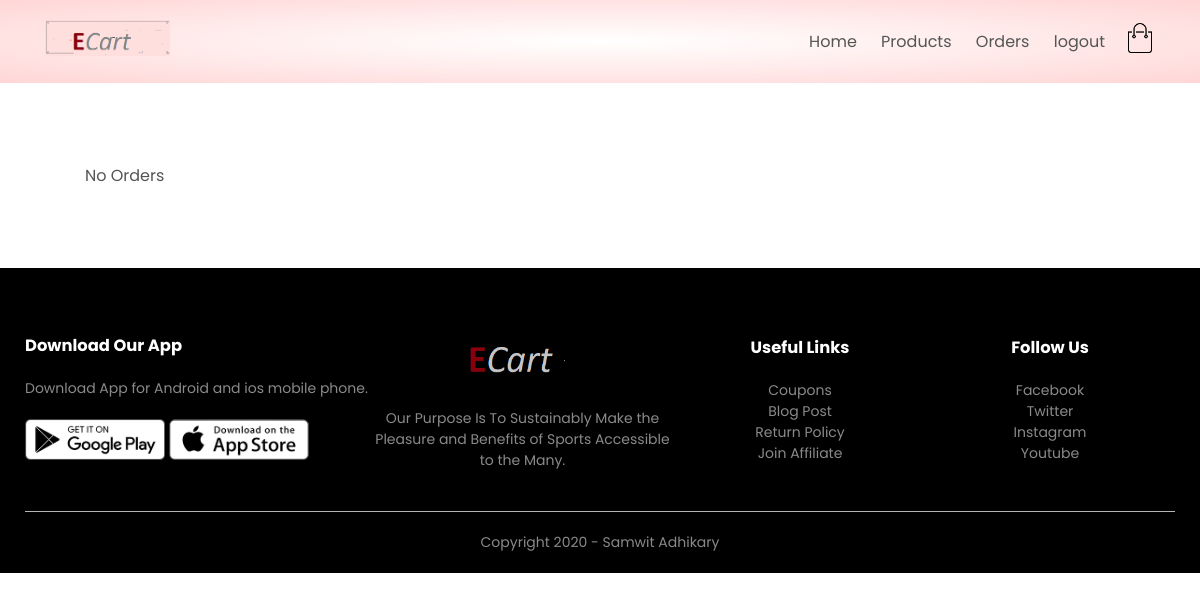
The app's page /orders/orders (signed in), older data.
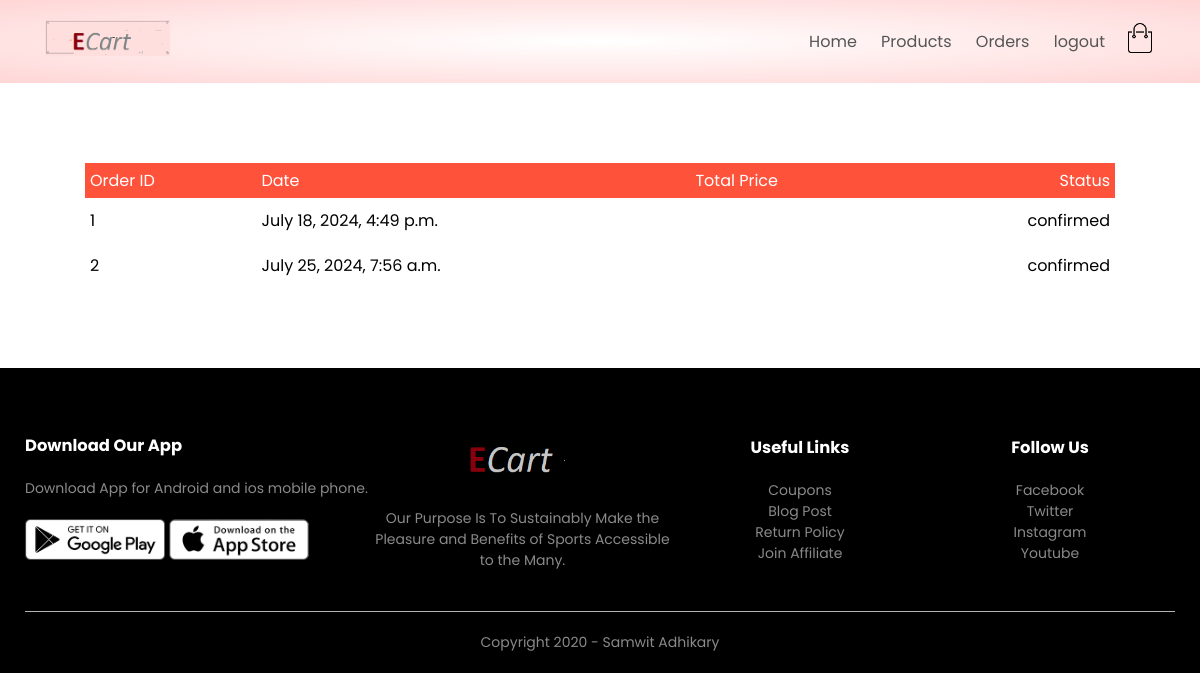
The same page, newer data.
### orders/models.py (models this page shows, shortened)
class Order(models.Model):
    LIVE = 1
    DELETE = 0
    DELETE_CHOICES = ( ( LIVE, 'Live'), (DELETE, 'Delete' ) )
    CART_STAGE = 0
    ORDER_CONFIRMED = 1
    ORDER_PROCESSED = 2
    ORDER_DELIVERED = 3
    ORDER_REJECTED = 4
    STATUS_CHOICE = ((ORDER_PROCESSED, "ORDER_PROCESSED"),
                     (ORDER_CONFIRMED, "ORDER_CONFIRMED"),
                     (ORDER_DELIVERED, "ORDER_DELIVERED"),
                     (ORDER_REJECTED, "ORDER_REJECTED"),
                     )
    order_status = models.IntegerField(choices=STATUS_CHOICE, default=CART_STAGE)
    owner = models.ForeignKey(Customer, on_delete=models.SET_NULL,null=True, related_name='orders')
    delete_status = models.IntegerField(choices=DELETE_CHOICES, default=LIVE)
    created_at = models.DateTimeField(auto_now_add= True)
    updated_at = models.DateTimeField(auto_now=True)

### orders/views.py (the view)
# urls.py: path('orders', views.show_orders, name='orders'),
def show_orders(request):
    user = request.user
    customer = user.customer_profile
    all_orders = Order.objects.filter(owner = customer).exclude(order_status = Order.CART_STAGE)
    context = {'orders':all_orders}
    return render(request, 'order.html', context)

### orders/templatetags/getstatus.py (called while the page is built)
@register.simple_tag(name='getstatus')
def getstatus(status):
    status-=status
    status_array = ['confirmed', 'processed', 'delivered', 'rejected']
    return status_array[status]

### templates/order.html
{% extends 'blank_layout.html' %}
{% block content %}
{% if messages %}
                    {% for message in messages %}
                   <li class="{{ message.tags }}"><i> {{ message }}</i></li>
                    {% endfor %}
                {% else %}
{% include 'order_container.html' %}
{% endif %}
{% endblock content %}

### templates/blank_layout.html (shortened to what this page needs)
{% load static %}
<!DOCTYPE html>
<html lang="en">
<head>
    <link rel="stylesheet" href="{% static 'CSS/style.css' %}">
    <link rel="stylesheet" href="https://stackpath.bootstrapcdn.com/font-awesome/4.7.0/css/font-awesome.min.css">
</head>
<body>
    <div class="header">
        <div class="container">
            {% include "menu.html" %}
        </div>
    </div>
    {% block content %}
    {% endblock content %}
    <div class="footer">
        <div class="container">
            <div class="row">
                <div class="footer-col-1">
                    <h3>Download Our App</h3>
                    <p>Download App for Android and ios mobile phone.</p>
                    <div class="app-logo">
                        <img src="{% static 'images/play-store.png' %}">
                        <img src="{% static 'images/app-store.png' %}">
                    </div>
                </div>
                <div class="footer-col-2">
                    <img src="{% static 'images/logo-white.png' %}">
                    <p>Our Purpose Is To Sustainably Make the Pleasure and Benefits of Sports Accessible to the Many.
                    </p>
                </div>
                <div class="footer-col-3">
                    <h3>Useful Links</h3>
                    <ul>
                        <li>Coupons</li>
                        <li>Blog Post</li>
                        <li>Return Policy</li>
                        <li>Join Affiliate</li>
                    </ul>
                </div>
                <div class="footer-col-4">
                    <h3>Follow Us</h3>
                    <ul>
                        <li>Facebook</li>
                        <li>Twitter</li>
                        <li>Instagram</li>
                        <li>Youtube</li>
                    </ul>
                </div>
            </div>
            <hr>
            <p class="copyright">Copyright 2020 - Samwit Adhikary</p>
        </div>
    </div>
</body>
</html>

### templates/menu.html (shortened to what this page needs)
{% load static %}
<div class="navbar">
    <div class="logo">
        <a href="index.html"><img src="{% static 'images/logo.png' %}" alt="logo" width="125px"></a>
    </div>
    <nav>
        <ul id="MenuItems">
            <li><a href="{% url 'home' %}">Home</a></li>
            <li><a href="{% url 'list_product' %}">Products</a></li>
            {% if not user.is_authenticated %}
            <li><a href="{% url 'account' %}">Account</a></li>
            {% else %}
            <li><a href="{% url 'orders' %}">Orders</a></li>
            <li><a href="{% url 'logout' %}">logout</a></li>
            {% endif %}
        </ul>
    </nav>
    {% if user.is_authenticated %}
    <a href="{% url 'cart' %}"><img src="{% static 'images/cart.png' %}" width="30px" height="30px"></a>
    {% endif %}
</div>

### templates/order_container.html
{% load getstatus %}
<div class="small-container cart-page">
    {% if orders %}
    <table>
        <tbody>
            <tr>
                <th>Order ID</th>
                <th>Date</th>
                <th>Total Price</th>
                <th>Status</th>
            </tr>
            {% for order in orders %}
                <tr>
           <td> {{ order.id }}</td>
           <td> {{ order.created_at }} </td>
           <td> {{ order.total_price }} </td>
           <td> {% getstatus order.order_status %} </td>
           </tr>
           {% endfor %}
        </tbody>
    </table>
 {% else %}
 <p> No Orders</p>
{% endif %}
</div>

### static/CSS/style.css (style rules this page uses)
* { margin: 0; padding: 0; box-sizing: border-box; }
body { font-family: 'Poppins', sans-serif; }
.navbar { display: flex; align-items: center; padding: 20px; }
nav { flex: 1; text-align: right; }
nav ul { display: inline-block; list-style-type: none; }
nav ul li { display: inline-block; margin-right: 20px; }
a { text-decoration: none; color: #555; }
p { color: #555; }
.container { max-width: 1300px; margin: auto; padding-left: 25px; padding-right: 25px; }
.row { display: flex; align-items: center; flex-wrap: wrap; justify-content: space-around; }
.header { background: radial-gradient(#fff,#ffd6d6); }
.small-container { max-width: 1080px; margin: auto; padding-left: 25px; padding-right: 25px; }
.footer { background: black; color: #8a8a8a; font-size: 14px; padding: 60px 0 20px; }
.footer p { color: #8a8a8a; }
.footer h3 { color: #fff; margin-bottom: 20px; }
.footer-col-1, .footer-col-2, .footer-col-3, .footer-col-4 { min-width: 250px; margin-bottom: 20px; }
.footer-col-1 { flex-basis: 30%; }
.footer-col-2 { flex: 1; text-align: center; }
.footer-col-2 img { width: 180px; margin-bottom: 20px; }
.footer-col-3, .footer-col-4 { flex-basis: 12%; text-align: center; }
ul { list-style-type: none; }
.app-logo { margin-top: 20px; }
.app-logo img { width: 140px; }
.footer hr { border: none; background: #b5b5b5; height: 1px; margin: 20px 0; }
.copyright { text-align: center; }
.cart-page { margin: 80px auto; }
table { width: 100%; border-collapse: collapse; }
th { text-align: left; padding: 5px; color: #fff; background: #ff523b; font-weight: normal; }
td { padding: 10px 5px; }
td:last-child { text-align: right; }
th:last-child { text-align: right; }

Row changes from the older to the newer data that the page shows:
now on this page (row edited): Order: id "1", created_at "July 18, 2024, 4:49 p.m.", order_status "confirmed"
added Order: id "2", created_at "July 25, 2024, 7:56 a.m.", order_status "confirmed"
Text that changed along with them:
text no longer shown: "No Orders"
text now shown: "Order ID Date Total Price Status"
